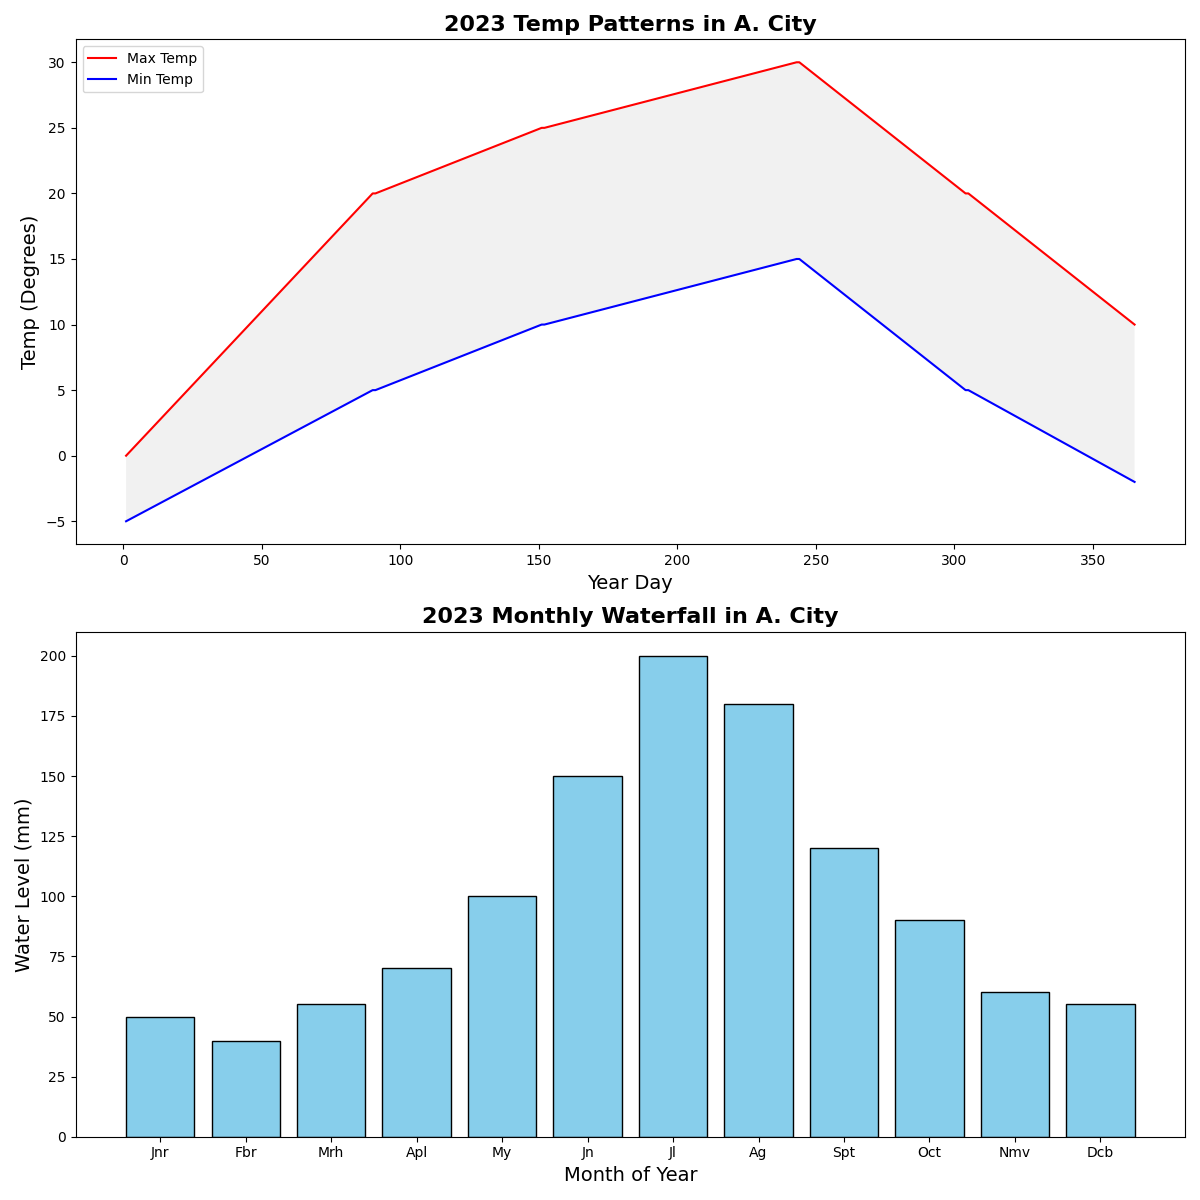

Python code for this plot:
import matplotlib.pyplot as plt
import numpy as np

# Generate data for temperatures and rainfall
days = np.arange(1, 366)
months = np.arange(1, 13)

# Temperatures (in degrees Celsius)
high_temps = np.concatenate([
    np.linspace(0, 20, 90),   # Jan-Mar
    np.linspace(20, 25, 61),  # Apr-May
    np.linspace(25, 30, 92),  # Jun-Aug
    np.linspace(30, 20, 61),  # Sep-Oct
    np.linspace(20, 10, 61)   # Nov-Dec
])

low_temps = np.concatenate([
    np.linspace(-5, 5, 90),   # Jan-Mar
    np.linspace(5, 10, 61),   # Apr-May
    np.linspace(10, 15, 92),  # Jun-Aug
    np.linspace(15, 5, 61),   # Sep-Oct
    np.linspace(5, -2, 61)    # Nov-Dec
])

# Monthly rainfall (in mm)
rainfall = np.array([50, 40, 55, 70, 100, 150, 200, 180, 120, 90, 60, 55])

# Create subplots
fig, ax = plt.subplots(2, 1, figsize=(12, 12), dpi=100)

# Plot high and low temperatures
ax[0].plot(days, high_temps, label='Max Temp', color='red')
ax[0].plot(days, low_temps, label='Min Temp', color='blue')
ax[0].fill_between(days, low_temps, high_temps, facecolor='lightgrey', alpha=0.3)

# Customize the temperature plot
ax[0].set_title('2023 Temp Patterns in A. City', fontsize=16, fontweight='bold')
ax[0].set_xlabel('Year Day', fontsize=14)
ax[0].set_ylabel('Temp (Degrees)', fontsize=14)
ax[0].legend(loc='upper left')

# Plot rainfall
ax[1].bar(months, rainfall, color='skyblue', edgecolor='black')

# Customize the rainfall plot
ax[1].set_title('2023 Monthly Waterfall in A. City', fontsize=16, fontweight='bold')
ax[1].set_xlabel('Month of Year', fontsize=14)
ax[1].set_ylabel('Water Level (mm)', fontsize=14)
ax[1].set_xticks(months)
ax[1].set_xticklabels(['Jnr', 'Fbr', 'Mrh', 'Apl', 'My', 'Jn', 'Jl', 'Ag', 'Spt', 'Oct', 'Nmv', 'Dcb'])

# Improve the layout
plt.tight_layout()

# Display the chart
plt.show()
